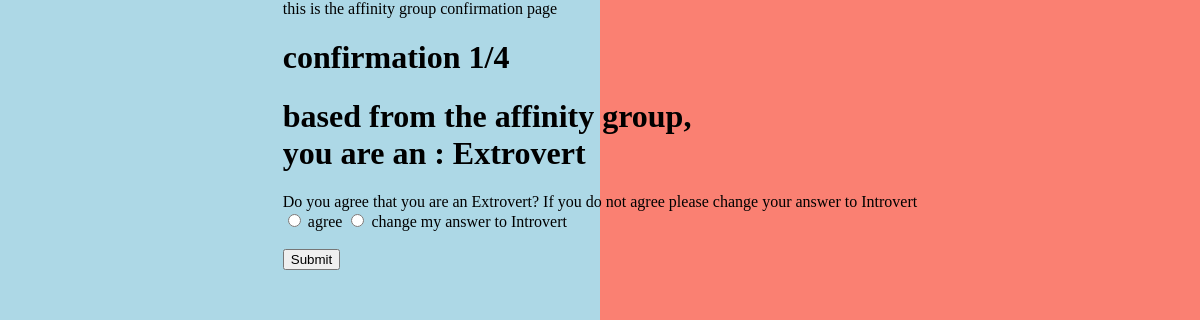
The page /arabic_confirmation on the database as committed earlier.
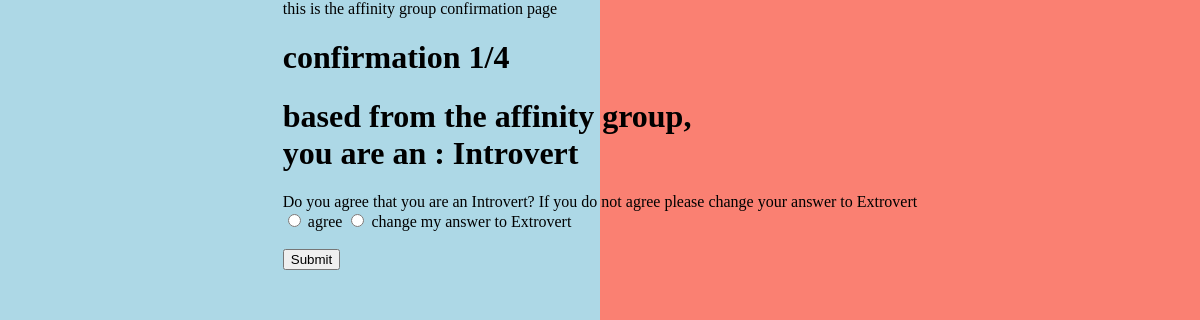
The same page on the database as committed later.
### survery_app/models.py (models this page shows)
class result(models.Model):
    id = models.AutoField(primary_key=True)
    time = models.CharField(max_length=500)
    affinity_1 = models.BigIntegerField()
    affinity_2 = models.BigIntegerField()
    affinity_result= models.CharField(max_length=500)
    collection_1 = models.BigIntegerField()
    collection_2 = models.BigIntegerField()
    collection_result = models.CharField(max_length=500)
    make_1 = models.BigIntegerField()
    make_2 = models.BigIntegerField()
    make_result = models.CharField(max_length=500)
    time_1 = models.BigIntegerField()
    time_2 = models.BigIntegerField()
    time_result = models.CharField(max_length=500)
    pdf_answer_case = models.BigIntegerField()
    user_name = models.CharField(max_length=500)
    user_email = models.CharField(max_length=500)
    user_phone = models.CharField(max_length=500)
    four_letter_code  = models.CharField(max_length=500)
    pdf_free = models.CharField(max_length=500)
    pdf_paid = models.CharField(max_length=500)
    date_and_time_completed = models.CharField(max_length=500)

### survery_app/views.py (the view, shortened to what this page needs)
# urls.py: path('arabic_confirmation', views.arabic_confirmation, name='arabic_confirmation'),
def arabic_confirmation(request):
  user_result = result.objects.latest('id')
  if request.method == 'GET':
    change = ""
    if  user_result.affinity_result == "Extrovert":
          change = change + "Introvert"
    else:
          change = change + "Extrovert"
    context = {
      "affinity_result": user_result.affinity_result,
      "change_result": change
    }
    return render(request , 'arabic_confirmation.html' , context)

### survery_app/templates/arabic_confirmation.html (shortened to what this page needs)
{% load static %}
<link rel="stylesheet" href="{% static 'base.css' %}">
<h1> confirmation 1/4</h1>
<h1>
based from the affinity group,
<br>
you are an : {{affinity_result }}
</h1>
<body>
<form method='post' action=''">
        Do you agree that you are an {{affinity_result }}? If you do not agree please change your answer to {{change_result}}
        <div class="form-check">
            <input class="form-check-input" type="radio" name="affinity_result" id="gridRadios1" value="option1">
                agree
            <input class="form-check-input" type="radio" name="affinity_result" id="gridRadios2" value="option2">
                change my answer to {{change_result}}
        </div>
        <br>
    <button type="submit" class="btn btn-primary">Submit</button>
</form>
</body>

Rows that differ between the two databases and show on the page:
no longer on this page (row unchanged): result: affinity_result "Extrovert"
added result: affinity_result "Introvert"
Other text that changed with them:
{{ change_result }}: "Introvert" → "Extrovert"
